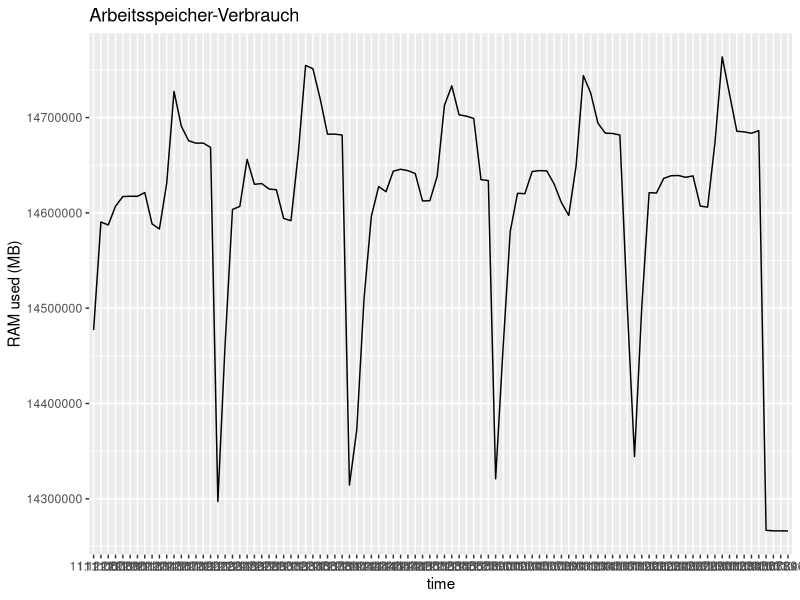

Write R code to recreate this figure.
# Libraries
library(ggplot2)
library(viridis)
library(dplyr)
library(hms)
library(gridExtra)
library(ggpubr)


# Path
#base_path <- "C:/Users/kreut/OneDrive/Uni/Bachelor-Thesis/Quellcode/CSV-Analyser/"
#export_path <- "C:/Users/kreut/OneDrive/Uni/Bachelor-Thesis/Quellcode/CSV-Analyser/export/"

#base_path <- "/var/lib/jenkins/workspace/Autoplot/"
#export_path <- "/var/lib/jenkins/workspace/Autoplot/export/"

base_path <- "~/workspace/Autoplot/"
export_path <- "~/workspace/Autoplot/export/"

date_path <- toString(Sys.Date())


# Colors
axisLabelColor <- "#69b3a2"
yAxisColor <- "black"


# Import CSV from Collectl
measurements <- read.csv(file = "csv/collectl.csv", na="NA", stringsAsFactors = FALSE, header=TRUE, sep=",", row.names=NULL)

# function to draw line plots
drawPlot <- function(title, yAxisLabel, measurement, time) {
    ggplot(measurements, aes(x=time, y=measurement, group=1)) +
        geom_line() +
        scale_y_continuous(
            name = yAxisLabel,
        ) +
        ggtitle(title)
}

removeWhitespaceAndColon <- function(filename) {
  filename <- chartr(":", "-", filename)
  filename <- chartr(" ", "_", filename)
}


# call drawPlot function for each plot
# cpu_user_plot <- drawPlot("CPU User", "CPU-Verbrauch (%)", data_csv[[3]], data_csv[[2]])
# cpu_nice_plot <- drawPlot("CPU Nice", "CPU-Verbrauch (%)", data_csv[[4]], data_csv[[2]])
# cpu_system_plot <- drawPlot("CPU System", "CPU-Verbrauch (%)", data_csv[[5]], data_csv[[2]])
# cpu_wait_plot <- drawPlot("CPU Wait", "CPU-Verbrauch (%)", data_csv[[6]], data_csv[[2]])
# cpu_idle_plot <- drawPlot("CPU Idle", "CPU-Verbrauch (%)", data_csv[[15]], data_csv[[2]])
mem_used_plot <- drawPlot("Arbeitsspeicher-Verbrauch", "RAM used (MB)", measurements$X.MEM.Used, measurements$Time)

# # Build figures with multiple plots
# cpu_figure <- ggarrange(
#   cpu_user_plot, cpu_nice_plot, cpu_system_plot, cpu_wait_plot, cpu_idle_plot, nrow = 5
# )

mem_figure <- ggarrange(
  mem_used_plot, nrow = 1
)


# Create directories for exports with todays date and save figures into it
dir.create(file.path(export_path), showWarnings = FALSE)

dir.create(file.path(export_path, date_path), showWarnings = FALSE)
#setwd(file.path(export_path, date_path))


# get filenames
#cpu_output_name <- removeWhitespaceAndColon(paste(Sys.time(), "CPU_figure.png"))
mem_output_name <- removeWhitespaceAndColon(paste(Sys.time(), "MEM_figure.png"))

#ggexport(cpu_figure, filename = paste(cpu_output_name), width = 1920, height = 1080)
ggexport(mem_figure, filename = paste(mem_output_name), width = 1920, height = 1080)


mem_figure